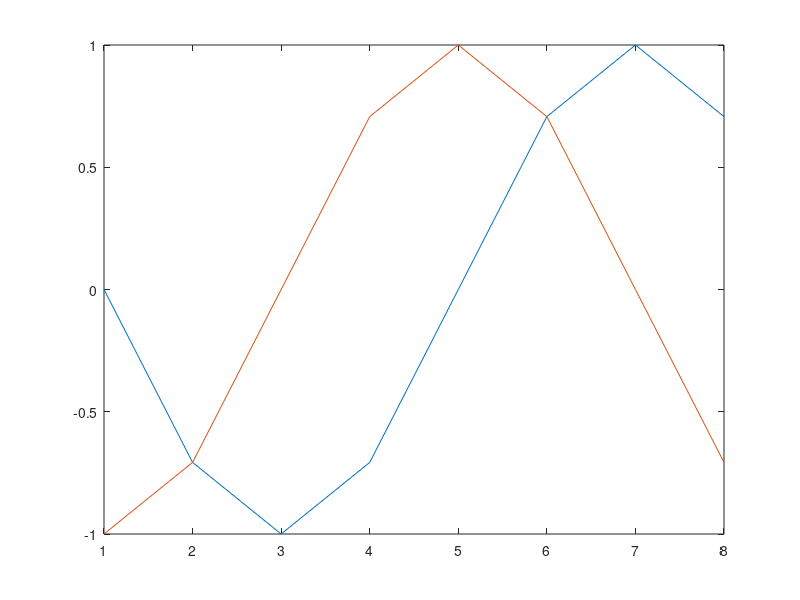

Write the MATLAB code that produced this figure.
%%
N = 8;

x = -N/2:N/2-1;
kx = [-N/2:N/2-1]/N;

%%
k = [0 0 0 0 0 -1i 0 0];
s = fft(ifftshift(k))
plot([real(s); imag(s)]')

